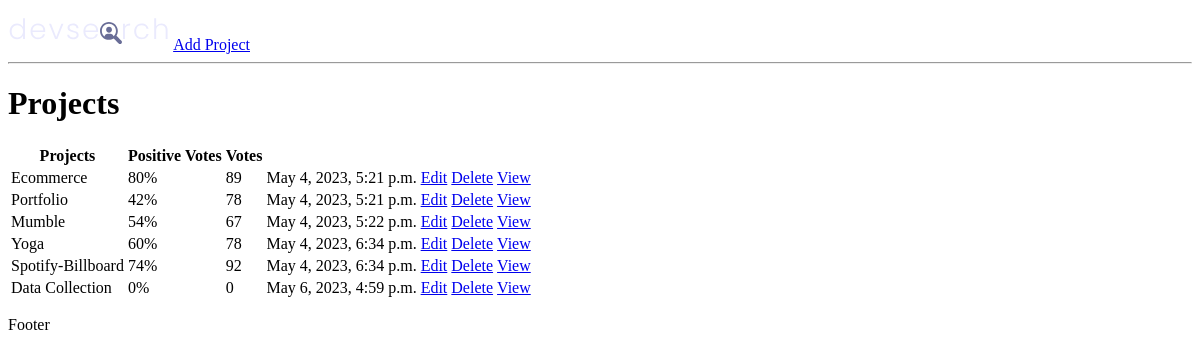
Before: / with the older database file.
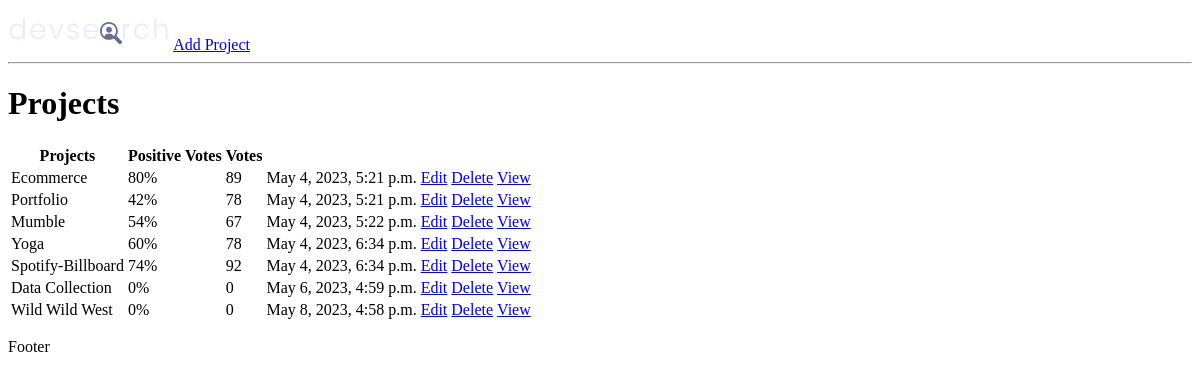
After: the same page with the newer database file.
### projects/models.py (models this page shows, shortened)
class Project(models.Model):
    title = models.CharField(max_length=200)
    description = models.TextField(null=True, blank=True)
    featured_image = models.ImageField(null=True, blank=True, default='default.jpg')
    demo_link = models.CharField(max_length=2000, null=True, blank=True)
    source_link = models.CharField(max_length=2000,null=True,blank=True)
    tags = models.ManyToManyField('Tag', blank=True)
    vote_total = models.IntegerField(default=0, null=True, blank=True)
    vote_ratio = models.IntegerField(default=0, null=True, blank=True)
    created = models.DateTimeField(auto_now_add=True)
    id = models.UUIDField(default=uuid.uuid4, unique=True, primary_key=True, editable=False)

### projects/views.py (the view)
# urls.py: path('', include('projects.urls'))
def projects(request):
    projects = Project.objects.all()
    context = {'projects': projects}
    return render(request, 'projects/projects.html', context)

### projects/templates/projects/projects.html (shortened to what this page needs)
<!DOCTYPE html>
<html lang="en">
<head>
</head>
<body>
{% extends 'main.html' %}
{% block content %}
    <h1>Projects</h1>
    <table>
        <tr>
            <th>Projects</th>
            <th>Positive Votes</th>
            <th>Votes</th>
            <th></th>
            <th></th>
        </tr>
        {% for project in projects %}
        <tr>
            <td>{{project.title}}</td>
            <td>{{project.vote_ratio}}%</td>
            <td>{{project.vote_total}}</td>
            <td>{{project.created}}</td>
            <td><a href="{% url 'update-project' project.id %}">Edit</a></td>
            <td><a href="{% url 'delete-project' project.id %}">Delete</a></td>
            <td><a href="{% url 'project' project.id %}">View</a></td>
        </tr>
        {% endfor %}
    </table>
{% endblock content %}

### templates/main.html (shortened to what this page needs)
<!DOCTYPE html>
{% load static %}
<html lang="en">
<head>
    <link rel="stylesheet" href="{% static 'styles/main.css' %}">
</head>
<body>
    {% include 'navbar.html' %}
    {% block content %}
    {% endblock content %}
    <p>Footer</p>
</body>
</html>

### templates/navbar.html
{% load static %}
<img src="{% static 'images/logo.svg' %}" alt="">
<a href="{% url 'create-project' %}">Add Project</a>
<hr>

### static/styles/main.css (style rules this page uses)
p { color:black }

Changed rows visible on the page:
added Project: title "Wild Wild West", vote_ratio "0", vote_total "0", created "May 8, 2023, 4:58 p.m."
